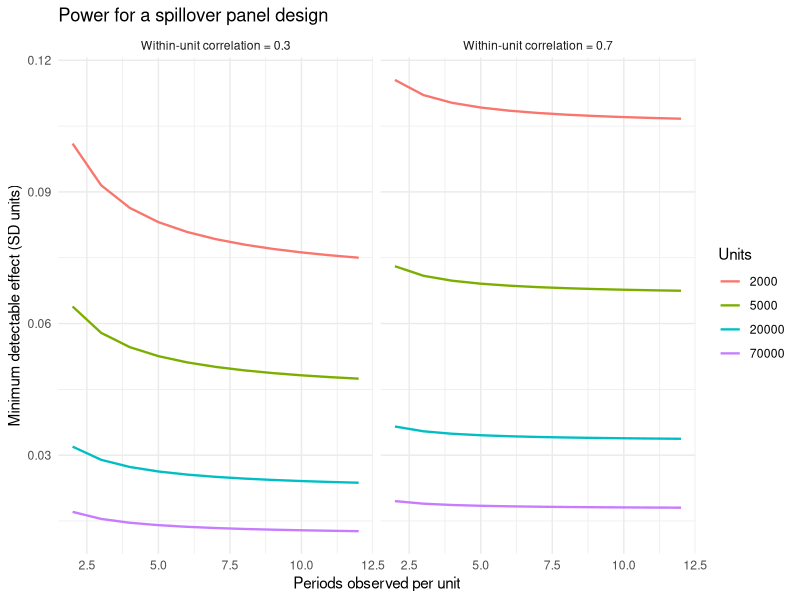

Source code (R):
## ---- chunk 1
#| echo: true
#| message: false
#| warning: false
#| label: fig-pwm-mde
#| fig-cap: "Minimum detectable effect for a two-group spillover panel, at 80 percent power and a 5 percent two-sided test, as a share of the outcome's standard deviation. Repeated observations per unit help, but with diminishing returns that arrive quickly once the within-unit correlation is high, which is typical of balances, spend, and other sticky consumer outcomes."

library(ggplot2)

mde <- function(n_units, n_periods, rho = 0.6, p_treat = 0.5,
                power = 0.80, alpha = 0.05) {
  # Design effect for repeated measures on the same unit.
  deff <- 1 + (n_periods - 1) * rho
  n_eff <- n_units * n_periods / deff
  (qnorm(1 - alpha / 2) + qnorm(power)) *
    sqrt(1 / (n_eff * p_treat * (1 - p_treat)))
}

pw <- expand.grid(n_units = c(2000, 5000, 20000, 70000),
                  n_periods = 2:12, rho = c(0.3, 0.7))
pw$mde <- mapply(mde, pw$n_units, pw$n_periods, pw$rho)

ggplot(pw, aes(n_periods, mde, colour = factor(n_units))) +
  geom_line(linewidth = 0.8) +
  facet_wrap(~ paste("Within-unit correlation =", rho)) +
  scale_colour_discrete(name = "Units") +
  labs(x = "Periods observed per unit",
       y = "Minimum detectable effect (SD units)",
       title = "Power for a spillover panel design") +
  theme_minimal(base_size = 11)
## ---- chunk 2
#| echo: true
#| message: false
#| warning: false

# Design analysis of the administrative-data arm of Donati et al., using only
# numbers printed in the 2024 working paper: Table 5, fully controlled columns
# (3), (6), (9), and the Table D7 means for the benchmark sample of 119
# subdistricts in 79 randomized districts.
z <- qnorm(0.975) + qnorm(0.80)        # 80% power, 5% two-sided test
J <- 79                                # randomized districts (clusters)

adm <- data.frame(
  outcome  = c("Overall", "Urban facilities", "Rural facilities"),
  estimate = c(-4.68, -6.21, -2.24),   # cases per million people per month
  se       = c( 5.37,  2.86,  5.79),   # clustered by district
  mean     = c(20.89,  9.45, 18.87)    # subsample means, Table D7
)
adm$mde      <- z * adm$se
adm$mde_pct  <- 100 * adm$mde / adm$mean
adm$power_20 <- with(adm, pnorm(0.2 * mean / se - qnorm(0.975)) +
                          pnorm(-0.2 * mean / se - qnorm(0.975)))
# Districts needed for an MDE of 20% of the mean, scaling the SE by
# 1/sqrt(J) with subdistricts per district and panel length held fixed.
adm$districts_for_20pct <- ceiling(J * (adm$mde / (0.2 * adm$mean))^2)
print(transform(adm, mde = round(mde, 1), mde_pct = round(mde_pct),
                power_20 = round(power_20, 2)), row.names = FALSE)

# Type M (exaggeration) ratio if the true urban effect were half the
# estimate: the average |estimate| among significant results, over |truth|.
type_m <- function(true, se, crit = qnorm(0.975)) {
  k <- crit * se
  p_hi <- 1 - pnorm((k - true) / se)
  p_lo <- pnorm((-k - true) / se)
  e_hi <- true * p_hi + se * dnorm((k - true) / se)
  e_lo <- true * p_lo - se * dnorm((-k - true) / se)
  c(power = p_hi + p_lo,
    exaggeration = ((e_hi - e_lo) / (p_hi + p_lo)) / abs(true))
}
round(type_m(true = -6.21 / 2, se = 2.86), 2)

# Cost per reported case averted, as in Section 7 of the working paper:
# monthly effect x 9 months x 1,100 million people; USD 202,000 ad spend.
cost_per_case <- function(effect) 202000 / (abs(effect) * 9 * 1100)
sprintf("%.3f", c(overall = cost_per_case(-3.12), urban = cost_per_case(-6.10)))

# The overall estimate's 95% interval (column 1: -3.12, SE 6.37) includes
# zero, so the ratio is finite only at the favourable end of the interval.
ci <- -3.12 + c(-1, 1) * qnorm(0.975) * 6.37
round(ci, 1)
sprintf("%.2f", cost_per_case(ci[1]))
